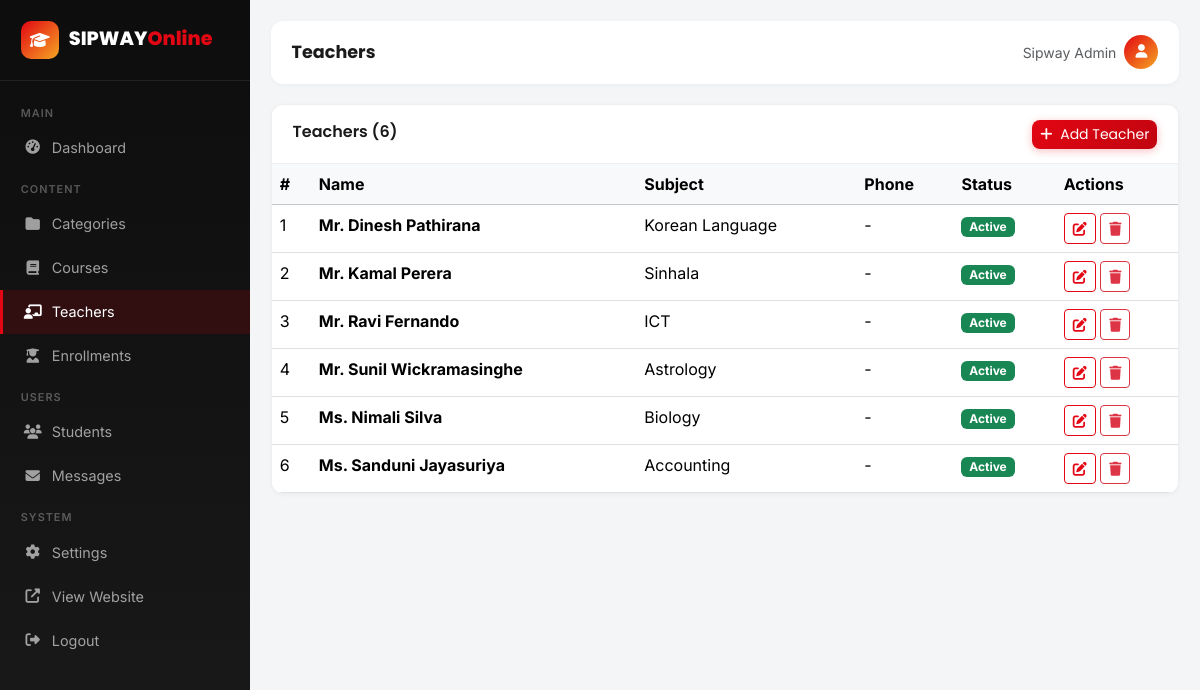
The page /admin/admin-teachers.php (signed in) on the database its author committed.
### tables this page shows
CREATE TABLE teachers (
    id INT AUTO_INCREMENT PRIMARY KEY,
    full_name VARCHAR(100) NOT NULL,
    email VARCHAR(100),
    phone VARCHAR(20),
    subject VARCHAR(100),
    bio TEXT,
    photo VARCHAR(255) DEFAULT 'default-teacher.jpg',
    status ENUM('active','inactive') DEFAULT 'active',
    created_at TIMESTAMP DEFAULT CURRENT_TIMESTAMP
);

### includes/functions.php (called while the page is built, shortened)
<?php
function e($str) {
    return htmlspecialchars($str ?? '', ENT_QUOTES, 'UTF-8');
}

### admin/admin-teachers.php (the view, shortened to what this page needs)
<?php
$pdo = getDB();
$teachers = $pdo->query("SELECT * FROM teachers ORDER BY full_name")->fetchAll();
require_once 'includes/admin-header.php';
?>
<div class="table-card">
<div class="card-header d-flex justify-content-between"><span>Teachers (<?php echo count($teachers); ?>)</span>
<a href="admin-add-teacher.php" class="btn btn-primary btn-sm"><i class="fas fa-plus me-1"></i> Add Teacher</a></div>
<div class="table-responsive"><table class="table table-hover mb-0">
<thead class="table-light"><tr><th>#</th><th>Name</th><th>Subject</th><th>Phone</th><th>Status</th><th>Actions</th></tr></thead>
<tbody>
<?php foreach ($teachers as $i=>$t): ?><tr>
<td><?php echo $i+1; ?></td>
<td>
<strong><?php echo e($t['full_name']); ?></strong>
</td>
<td><?php echo e($t['subject']); ?></td>
<td><?php echo e($t['phone']?:'-'); ?></td>
<td><span class="badge <?php echo $t['status']==='active'?'bg-success':'bg-secondary'; ?>"><?php echo ucfirst($t['status']); ?></span></td>
<td>
<a href="admin-edit-teacher.php?id=<?php echo $t['id']; ?>" class="btn btn-sm btn-outline-primary"><i class="fas fa-edit"></i></a>
<a href="?delete=<?php echo $t['id']; ?>" class="btn btn-sm btn-outline-danger" onclick="return confirm('Delete?')"><i class="fas fa-trash"></i></a>
</td></tr><?php endforeach; ?>
</tbody></table></div></div>
<?php require_once 'includes/admin-footer.php'; ?>

### admin/includes/admin-header.php (style rules this page uses)
:root { --sw:250px;--red:#E30613;--red-d:#C00510;--black:#1A1A1A;--orange:#F5A623 }
body { font-family:'Inter',sans-serif;background:#f4f5f7 }
.table-card { background:#fff;border-radius:12px;box-shadow:0 1px 4px rgba(0,0,0,.04);overflow:hidden;border:1px solid #eee }
.table-card .card-header { background:#fff;border-bottom:1px solid #eee;padding:.9rem 1.3rem;font-weight:600;font-family:'Poppins',sans-serif;color:var(--black) }
.btn-primary { background:linear-gradient(135deg,var(--red),var(--red-d));border:none;border-radius:8px;box-shadow:0 2px 8px rgba(227,6,19,.25) }
.btn-outline-primary { border-color:var(--red);color:var(--red) }

### rows shown on the page
teachers: full_name "Mr. Dinesh Pathirana", subject "Korean Language", phone "-", status "Active"
teachers: full_name "Mr. Kamal Perera", subject "Sinhala", phone "-", status "Active"
teachers: full_name "Mr. Ravi Fernando", subject "ICT", phone "-", status "Active"
teachers: full_name "Mr. Sunil Wickramasinghe", subject "Astrology", phone "-", status "Active"
teachers: full_name "Ms. Nimali Silva", subject "Biology", phone "-", status "Active"
teachers: full_name "Ms. Sanduni Jayasuriya", subject "Accounting", phone "-", status "Active"

### other values the page prints
$page_title "Teachers"
$_SESSION['full_name'] "Sipway Admin"
count($teachers) "6"
